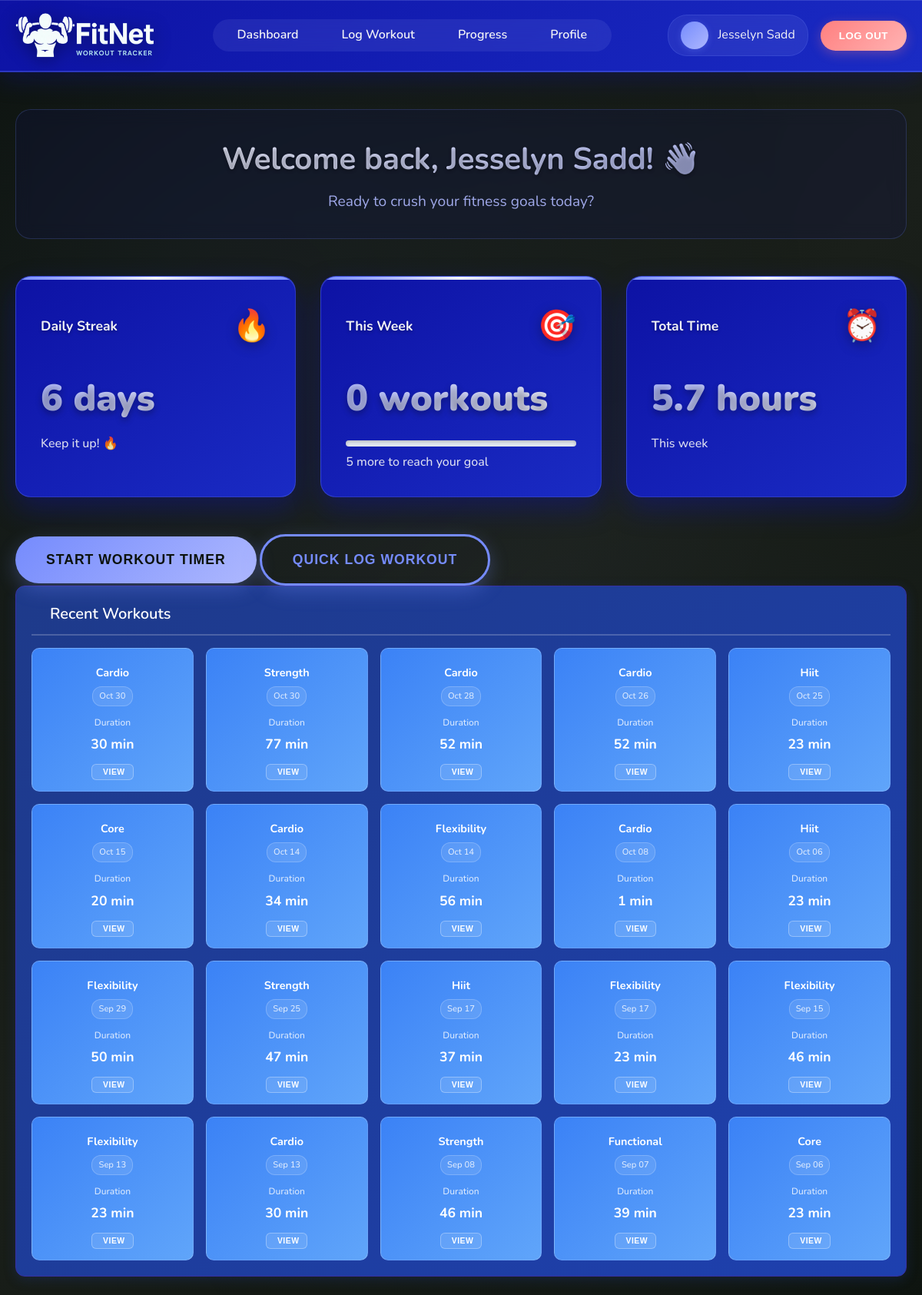
The page /dashboard (signed in) on the database its author committed.
### tables this page shows
CREATE TABLE "Workouts" (
                workout_id INTEGER PRIMARY KEY AUTOINCREMENT,
                user_id INTEGER NOT NULL,
                workout_type TEXT NOT NULL,
                start_time DATETIME,
                end_time DATETIME,
                duration_min INTEGER,
                calories_burned INTEGER,
                FOREIGN KEY (user_id) REFERENCES Users(user_id)
            );

### main.py (the view)
@app.route('/dashboard', methods=['GET'])
def dashboard():
    if 'user_id' not in session:
        return redirect(url_for('login'))
    print(f"DEBUG: Dashboard - session user_id: {session.get('user_id')}, session name: {session.get('name')}")  # Debug line
    conn = get_db_connection()
    user_data = conn.execute(
        'SELECT first_name, surname, email, profile_image FROM Users WHERE user_id = ?',
        (session['user_id'],)
    ).fetchone()
    print(f"DEBUG: User data from DB: {dict(user_data) if user_data else 'None'}")  # Debug line
    if session.get('name') and session.get('name') != 'User':
        full_name = session.get('name')
    elif user_data and user_data['first_name'] and user_data['surname']:
        full_name = f"{user_data['first_name']} {user_data['surname']}"
        session['name'] = full_name
    else:
        full_name = "User"
    print(f"DEBUG: Final full_name: {full_name}")  # Debug line
    streak_query = '''
        SELECT COUNT(*) as streak FROM (
            SELECT DATE(start_time) as workout_date
            FROM Workouts
            WHERE user_id = ?
            GROUP BY workout_date
            ORDER BY workout_date DESC
        )
        WHERE workout_date >= DATE('now', '-6 days')
    '''
    streak_result = conn.execute(streak_query, (session['user_id'],)).fetchone()
    daily_streak = streak_result['streak'] if streak_result else 0
    weekly_workouts_query = (
        'SELECT COUNT(*) FROM Workouts '
        'WHERE user_id = ? AND start_time >= DATE("now", "-6 days")'
    )
    weekly_workouts = conn.execute(weekly_workouts_query, (session['user_id'],)).fetchone()[0]
    total_time_query = '''
        SELECT SUM(duration_min) FROM Workouts
        WHERE user_id = ? AND start_time >= DATE('now', '-6 days')
    '''
    total_time = conn.execute(total_time_query, (session['user_id'],)).fetchone()[0] or 0
    total_time_hours = total_time / 60
    recent_workouts_query = '''
        SELECT workout_id, workout_type, start_time, duration_min
        FROM Workouts
        WHERE user_id = ?
        ORDER BY start_time DESC
        LIMIT 20
    '''
    recent_workouts_raw = conn.execute(recent_workouts_query, (session['user_id'],)).fetchall()
    recent_workouts = []
    for workout in recent_workouts_raw:
        workout_dict = dict(workout)
        if workout_dict['start_time']:
            try:
                from datetime import datetime
                workout_dict['start_time'] = datetime.strptime(workout_dict['start_time'], '%Y-%m-%d %H:%M:%S')
            except (ValueError, TypeError):
                workout_dict['start_time'] = None
        try:
            workout_dict['duration_min'] = int(workout_dict['duration_min']) if workout_dict['duration_min'] else 0
        except (ValueError, TypeError):
            workout_dict['duration_min'] = 0
        try:
            workout_dict['workout_id'] = int(workout_dict['workout_id']) if workout_dict['workout_id'] else 0
        except (ValueError, TypeError):
            workout_dict['workout_id'] = 0
        recent_workouts.append(workout_dict)
    conn.close()
    return render_template(
        'dashboard.html',
        user_data=user_data,
        full_name=full_name,
        daily_streak=daily_streak,
        weekly_workouts=weekly_workouts,
        total_time=total_time,
        total_time_hours=total_time_hours,
        recent_workouts=recent_workouts
    )

### main.py (called while the page is built)
def get_db_connection():
    conn = sqlite3.connect('database/data_source.db')
    conn.row_factory = sqlite3.Row
    return conn

### templates/dashboard.html (shortened to what this page needs)
<!DOCTYPE html>
<html lang="en">
<head>
  <link rel="stylesheet" href="static/css/dashboard.css">
</head>
<body>
  <header class="header">
    <div class="container">
      <div class="logo">
        <img src="static/images/FitNet Logo.png" alt="FitNet Logo">
      </div>
      <nav class="navigation">
        <ul>
          <li><a href="/dashboard">Dashboard</a></li>
          <li><a href="/log-workout">Log Workout</a></li>
          <li><a href="/progress">Progress</a></li>
          <li><a href="/profile">Profile</a></li>
        </ul>
      </nav>
      <div class="actions">
        <div class="user-profile">
          <a href="/profile" class="profile-link">
            <div class="profile-avatar">
            </div>
            <span class="username">{{ full_name if full_name and full_name != 'User' else 'Guest' }}</span>
          </a>
        </div>
        <button class="logout logout-light-red" onclick="window.location.href='/logout'">Log Out</button>
      </div>
    </div>
  </header>
  <main class="container">
    <div class="welcome-section">
      <h2>Welcome back, {{ full_name }}! 👋</h2>
      <p>Ready to crush your fitness goals today?</p>
    </div>
    <div class="stats-cards">
      <div class="card">
        <div class="card-header">
          <span>Daily Streak</span>
          <span class="icon flame">🔥</span>
        </div>
        <div class="card-content">
          <div class="value">{{ daily_streak }} days</div>
          <p>Keep it up! 🔥</p>
        </div>
      </div>
      <div class="card">
        <div class="card-header">
          <span>This Week</span>
          <span class="icon target">🎯</span>
        </div>
        <div class="card-content">
          <div class="value">{{ weekly_workouts }} workouts</div>
          <div class="progress-bar">
          </div>
          <p>{{ 5-weekly_workouts if weekly_workouts < 5 else 0 }} more to reach your goal</p>
        </div>
      </div>
      <div class="card">
        <div class="card-header">
          <span>Total Time</span>
          <span class="icon clock">⏰</span>
        </div>
        <div class="card-content">
          <div class="value">{{ "%.1f"|format(total_time_hours) }} hours</div>
          <p>This week</p>
        </div>
      </div>
    </div>
    <div class="quick-actions">
      <button id="start-workout-btn" class="start-workout" onclick="window.location.href='/log-workout?autostart=true'">Start Workout Timer</button>
      <button id="quick-log-btn" class="schedule-workout" onclick="openQuickLogModal()">Quick Log Workout</button>
    </div>
    <div class="recent-workouts-section">
        <div class="section-header">
            <h3> Recent Workouts</h3>
        </div>
        <div class="workouts-container">
            {% if recent_workouts %}
                {% for workout in recent_workouts %}
                <div class="workout-card">
                    <div class="workout-header">
                        <div class="workout-type">
                            <span class="workout-name">{{ workout.workout_type|title }}</span>
                        </div>
                        <div class="workout-date">
                            {{ workout.start_time.strftime('%b %d') if workout.start_time else 'Recently' }}
                        </div>
                    </div>
                    <div class="workout-details">
                        <div class="workout-stat">
                            <span class="stat-label">Duration</span>
                            <span class="stat-value">{{ workout.duration_min }} min</span>
                        </div>
                    </div>
                    <div class="workout-actions">
                        <button class="btn btn-outline btn-sm" onclick="viewWorkoutDetails({{ workout.workout_id if workout.workout_id else 0 }})">
                             View
                        </button>
                    </div>
                </div>
                {% endfor %}
            {% endif %}
        </div>
    </div>
  </main>
</body>
</html>

### templates/dashboard.html (style rules this page uses)
.recent-workouts-section { background: linear-gradient(135deg, #1e3a8a 0%, #1e40af 100%); border-radius: 12px; padding: 20px; box-shadow: 0 4px 15px rgba(30, 58, 138, 0.3); margin-bottom: 24px; border: 1px solid #3730a3; }
.section-header { display: flex; justify-content: space-between; align-items: center; margin-bottom: 16px; padding-bottom: 10px; border-bottom: 2px solid rgba(255, 255, 255, 0.2); }
.section-header h3 { margin: 0; color: white; font-size: 1.25rem; font-weight: 600; }
.workouts-container { display: flex; gap: 16px; flex-wrap: wrap; }
.workout-card { background: linear-gradient(135deg, #3b82f6 0%, #60a5fa 100%); border: 1px solid rgba(255, 255, 255, 0.2); border-radius: 10px; padding: 14px; transition: all 0.3s ease; position: relative; flex: 1; min-width: 180px; max-width: 220px; color: white; }
.workout-header { display: flex; flex-direction: column; align-items: center; text-align: center; margin-bottom: 12px; }
.workout-type { display: flex; flex-direction: column; align-items: center; font-weight: 600; color: white; margin-bottom: 6px; }
.workout-name { font-size: 0.9rem; font-weight: 700; }
.workout-date { font-size: 0.7rem; color: rgba(255, 255, 255, 0.8); font-weight: 500; background: rgba(255, 255, 255, 0.1); padding: 3px 8px; border-radius: 12px; border: 1px solid rgba(255, 255, 255, 0.2); }
.workout-details { margin-bottom: 12px; text-align: center; }
.workout-stat { display: flex; flex-direction: column; align-items: center; gap: 4px; }
.stat-label { color: rgba(255, 255, 255, 0.8); font-size: 0.75rem; font-weight: 500; }
.stat-value { font-weight: 700; color: white; font-size: 1.1rem; }
.workout-actions { display: flex; justify-content: center; }
.btn { padding: 6px 12px; border: none; border-radius: 6px; cursor: pointer; text-decoration: none; display: inline-flex; align-items: center; gap: 4px; font-size: 0.7rem; font-weight: 600; transition: all 0.3s ease; text-transform: uppercase; letter-spacing: 0.5px; }
.btn-sm { padding: 4px 10px; font-size: 0.65rem; }
.btn-outline { background-color: rgba(255, 255, 255, 0.1); border: 1.5px solid rgba(255, 255, 255, 0.3); color: white; }

### rows shown on the page
Workouts: workout_type "Cardio", start_time "Oct 30", duration_min "30"
Workouts: workout_type "Strength", start_time "Oct 30", duration_min "77"
Workouts: workout_type "Cardio", start_time "Oct 28", duration_min "52"
Workouts: workout_type "Cardio", start_time "Oct 26", duration_min "52"
Workouts: workout_type "Hiit", start_time "Oct 25", duration_min "23"
Workouts: workout_type "Core", start_time "Oct 15", duration_min "20"
Workouts: workout_type "Cardio", start_time "Oct 14", duration_min "34"
Workouts: workout_type "Flexibility", start_time "Oct 14", duration_min "56"
Workouts: workout_type "Cardio", start_time "Oct 08", duration_min "1"
Workouts: workout_type "Hiit", start_time "Oct 06", duration_min "23"
Workouts: workout_type "Flexibility", start_time "Sep 29", duration_min "50"
Workouts: workout_type "Strength", start_time "Sep 25", duration_min "47"
Workouts: workout_type "Hiit", start_time "Sep 17", duration_min "37"
Workouts: workout_type "Flexibility", start_time "Sep 17", duration_min "23"
Workouts: workout_type "Flexibility", start_time "Sep 15", duration_min "46"
Workouts: workout_type "Flexibility", start_time "Sep 13", duration_min "23"
Workouts: workout_type "Cardio", start_time "Sep 13", duration_min "30"
Workouts: workout_type "Strength", start_time "Sep 08", duration_min "46"
Workouts: workout_type "Functional", start_time "Sep 07", duration_min "39"
Workouts: workout_type "Core", start_time "Sep 06", duration_min "23"

### other values the page prints
{{ full_name if full_name and full_name != 'User' else 'Guest' }} "Jesselyn Sadd"
{{ full_name }} "Jesselyn Sadd"
{{ daily_streak }} "6"
{{ weekly_workouts }} "0"
{{ 5-weekly_workouts if weekly_workouts < 5 else 0 }} "5"
{{ "%.1f"|format(total_time_hours) }} "5.7"
